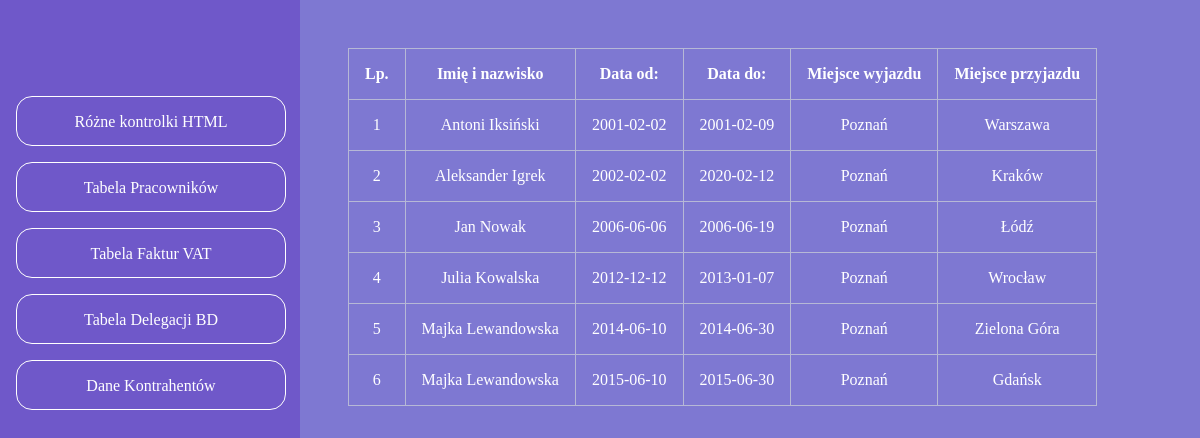
The app's page /podstrony/delegacje.php with its own data.
### tables this page shows
CREATE TABLE `delegacje` (
  `Lp.` int(11) NOT NULL,
  `Imie` varchar(32) NOT NULL,
  `Nazwisko` varchar(32) NOT NULL,
  `Data_od` date NOT NULL,
  `Data_do` date NOT NULL,
  `Miejsce_wyjazdu` varchar(128) NOT NULL,
  `Miejsce_przyjazdu` varchar(128) NOT NULL
);

### podstrony/delegacje.php (the view, shortened to what this page needs)
<?php include "../skrypty/conn.php"; ?>
<!DOCTYPE html>
<html lang="pl-PL">
    <head>
    </head>
    <body>
        <?php include "lewa.php"; ?>
        <div id="prawy">
            <table border>
                <tr>
                    <th>Lp.</th>
                    <th>Imię i nazwisko</th>
                    <th>Data od:</th>
                    <th>Data do:</th>
                    <th>Miejsce wyjazdu</th>
                    <th>Miejsce przyjazdu</th>
                </tr>
                <?php
                    $sql = 'SELECT `Lp.`, concat(`Imie`," ",`Nazwisko`) as `IiN`, `Data_od`,`Data_do`,`Miejsce_wyjazdu`,`Miejsce_przyjazdu` FROM `delegacje`';
                    $query = mysqli_query( $conn, $sql );
                    while( $row = mysqli_fetch_array( $query ) )
                    {
                        echo "
                            <tr>
                                <td>{$row['Lp.']}</td>
                                <td>{$row['IiN']}</td>
                                <td>{$row['Data_od']}</td>
                                <td>{$row['Data_do']}</td>
                                <td>{$row['Miejsce_wyjazdu']}</td>
                                <td>{$row['Miejsce_przyjazdu']}</td>
                            </tr>
                        ";
                    }
                ?>
            </table>
        </div>
    </body>
</html>

### podstrony/lewa.php (shortened to what this page needs)
<link rel="stylesheet" href="https://ajax.googleapis.com/ajax/libs/jqueryui/1.12.1/themes/smoothness/jquery-ui.css">
<link rel="stylesheet" href="../style/styl.css">
<link rel="stylesheet" href="../style/jquery.css">
<div id="lewy">
    <a href="kontrolki.php"><div class="list">Różne kontrolki HTML</div></a>
    <a href="pracownicy.php"><div class="list">Tabela Pracowników</div></a>
    <a href="faktury.php"><div class="list">Tabela Faktur VAT</div></a>
    <a href="delegacje.php"><div class="list">Tabela Delegacji BD</div></a>
    <a href="kontrahenci.php"><div class="list">Dane Kontrahentów</div></a>
</div>

### style/styl.css (style rules this page uses)
body { color: white; margin:0; }
#prawy, #lewy { position: absolute; top: 0; bottom: 0; overflow: auto; padding-top: 5em; }
#prawy { right: 0; left: 25%; padding: 3em; background-color: #7E78D2; }
#prawy table { border-collapse: collapse; border: 1px solid #B6B8D6; }
#prawy th, #prawy td { padding: 1em; text-align: center; vertical-align: middle; }
#lewy { left: 0; right: 75%; background-color: #6F58C9; }
#lewy .list { width: calc( 100% - 2em ); height: 2em; margin: 1em; padding-top: 1em; border: 1px solid white; border-radius: 1em; text-align: center; }
#lewy a { color: white; text-decoration: none; }

### records on screen
delegacje: value "1", IiN "Antoni Iksiński", Data_od "2001-02-02", Data_do "2001-02-09", Miejsce_wyjazdu "Poznań", Miejsce_przyjazdu "Warszawa"
delegacje: value "2", IiN "Aleksander Igrek", Data_od "2002-02-02", Data_do "2020-02-12", Miejsce_wyjazdu "Poznań", Miejsce_przyjazdu "Kraków"
delegacje: value "3", IiN "Jan Nowak", Data_od "2006-06-06", Data_do "2006-06-19", Miejsce_wyjazdu "Poznań", Miejsce_przyjazdu "Łódź"
delegacje: value "4", IiN "Julia Kowalska", Data_od "2012-12-12", Data_do "2013-01-07", Miejsce_wyjazdu "Poznań", Miejsce_przyjazdu "Wrocław"
delegacje: value "5", IiN "Majka Lewandowska", Data_od "2014-06-10", Data_do "2014-06-30", Miejsce_wyjazdu "Poznań", Miejsce_przyjazdu "Zielona Góra"
delegacje: value "6", IiN "Majka Lewandowska", Data_od "2015-06-10", Data_do "2015-06-30", Miejsce_wyjazdu "Poznań", Miejsce_przyjazdu "Gdańsk"
